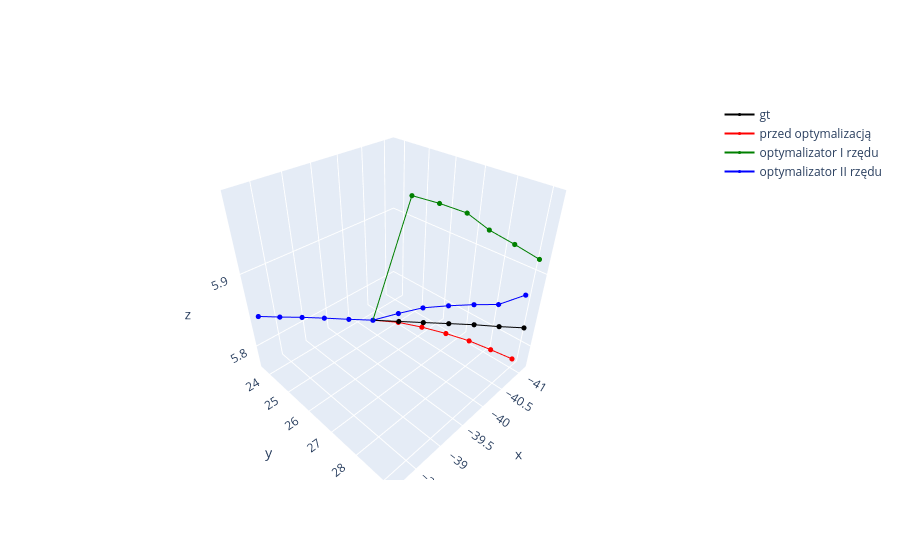

Notebook source saved alongside this figure:
### Code cell
fig = go.Figure()

gt_x = poses_gt[0, :, 0].detach().cpu().numpy()
gt_y = poses_gt[0, :, 1].detach().cpu().numpy()
gt_z = poses_gt[0, :, 2].detach().cpu().numpy()

fig.add_trace(go.Scatter3d(
    x=gt_x, 
    y=gt_y,
    z=gt_z,
    mode='lines+markers',
    name='gt',
    line=dict(color='black', width=2),
    marker=dict(size=3)
))

noise_x = poses_noise[0, :, 0].detach().cpu().numpy()
noise_y = poses_noise[0, :, 1].detach().cpu().numpy()
noise_z = poses_noise[0, :, 2].detach().cpu().numpy()

fig.add_trace(go.Scatter3d(
    x=noise_x, 
    y=noise_y,
    z=noise_z,
    mode='lines+markers',
    name='przed optymalizacją',
    line=dict(color='red', width=2),
    marker=dict(size=3)
))

opt2_x = poses_optimized_v2[0, :, 0].detach().cpu().numpy()
opt2_y = poses_optimized_v2[0, :, 1].detach().cpu().numpy()
opt2_z = poses_optimized_v2[0, :, 2].detach().cpu().numpy()


fig.add_trace(go.Scatter3d(
    x=opt2_x, 
    y=opt2_y,
    z=opt2_z,
    mode='lines+markers',
    name='optymalizator I rzędu',
    line=dict(color='green', width=2),
    marker=dict(size=3)
))


opt3_x = poses_optimized_v3[0, :, 0].detach().cpu().numpy()
opt3_y = poses_optimized_v3[0, :, 1].detach().cpu().numpy()
opt3_z = poses_optimized_v3[0, :, 2].detach().cpu().numpy()


fig.add_trace(go.Scatter3d(
    x=opt3_x, 
    y=opt3_y,
    z=opt3_z,
    mode='lines+markers',
    name='optymalizator II rzędu',
    line=dict(color='blue', width=2),
    marker=dict(size=3)
))

fig.show()

### Figure 1 — Plotly figure (JSON) as saved in the notebook; plotly's stock layout.template omitted (floating-point values rounded to 4 significant figures)
{"data": [{"line": {"color": "black", "width": 2}, "marker": {"size": 3}, "mode": "lines+markers", "name": "gt", "type": "scatter3d", "x": [-38.17, -38.39, -38.62, -38.85, -39.1, -39.36, -39.64, -39.91, -40.2, -40.48, -40.76, -41.04], "y": [23.69, 24.18, 24.67, 25.14, 25.65, 26.14, 26.65, 27.13, 27.64, 28.14, 28.65, 29.16], "z": [5.844, 5.845, 5.846, 5.846, 5.845, 5.844, 5.842, 5.84, 5.838, 5.836, 5.833, 5.831]}, {"line": {"color": "red", "width": 2}, "marker": {"size": 3}, "mode": "lines+markers", "name": "przed optymalizacją", "type": "scatter3d", "x": [-38.17, -38.39, -38.62, -38.85, -39.1, -39.36, -39.64, -39.91, -40.2, -40.5, -40.79, -41.11], "y": [23.69, 24.18, 24.67, 25.14, 25.65, 26.14, 26.63, 27.09, 27.56, 28.03, 28.47, 28.93], "z": [5.844, 5.845, 5.846, 5.846, 5.845, 5.844, 5.841, 5.833, 5.822, 5.809, 5.792, 5.774]}, {"line": {"color": "green", "width": 2}, "marker": {"size": 3}, "mode": "lines+markers", "name": "optymalizator I rzędu", "type": "scatter3d", "x": [-38.17, -38.39, -38.62, -38.85, -39.1, -39.36, -39.85, -40.12, -40.41, -40.47, -40.77, -41.09], "y": [23.69, 24.18, 24.67, 25.14, 25.65, 26.14, 26.69, 27.15, 27.61, 28.24, 28.68, 29.14], "z": [5.844, 5.845, 5.846, 5.846, 5.845, 5.844, 5.986, 5.978, 5.967, 5.956, 5.938, 5.919]}, {"line": {"color": "blue", "width": 2}, "marker": {"size": 3}, "mode": "lines+markers", "name": "optymalizator II rzędu", "type": "scatter3d", "x": [-38.17, -38.39, -38.62, -38.85, -39.1, -39.36, -39.64, -39.91, -40.2, -40.5, -40.8, -41.12], "y": [23.69, 24.18, 24.67, 25.14, 25.65, 26.14, 26.64, 27.1, 27.57, 28.03, 28.48, 28.94], "z": [5.844, 5.845, 5.846, 5.846, 5.845, 5.844, 5.853, 5.86, 5.861, 5.861, 5.859, 5.869]}], "layout": {}}
